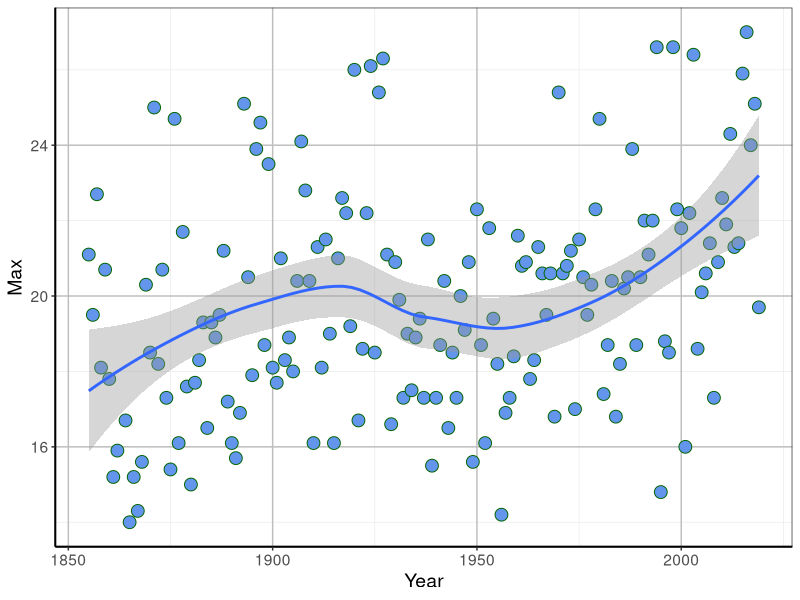

R code for this plot:
library(tidyverse)

# Calculates the number of days above a given maximum temperature--------------------

dataw <- read.csv("data/melbourne.csv", header = TRUE)

input <- dataw %>%
        group_by(Year) %>%
        filter(Month == 12) %>%
        #filter (Min >= 18 ) %>%
        summarise(Count = n(), Max = max(Min))
        
input

plot <- ggplot(input, aes(x=Year, y = Max)) +
        geom_point(size=4, shape=21, fill = "cornflowerblue", colour = "darkgreen") +
        geom_smooth(method=loess)+
        theme_bw() +
        theme(panel.grid.major = element_line(size = 0.5, color = "grey"), 
        axis.line = element_line(size = 0.7, color = "black"), 
        text = element_text(size = 14))
plot

